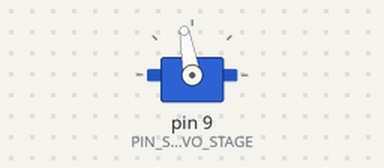
A sketch run on a simulated Arduino Uno, built with avr-gcc and run on an emulated ATmega328P. On the bench: servo.

Above: at 0.05 s.
Timing chart, 0 to 3.0 s (numbered marks = the images above):
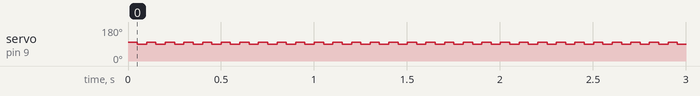

Measured:
- by itself, servo on pin 9 (PIN_SERVO_STAGE): alternates 100° for 0.05 s and 90° for 0.05 s

The sketch:

firmware.ino
```cpp
#include <Servo.h>

#define PIN_SERVO_STAGE 9
#define ANGLE_COLLAPSE 105
#define ANGLE_EXPAND 0

Servo servoStage;

void setup()
{
  Serial.begin(9600);
  servoStage.attach(PIN_SERVO_STAGE);
}

void loop()
{
  servoStage.write(100);
  delay(50);
  servoStage.write(90);
  delay(50);
}
```
